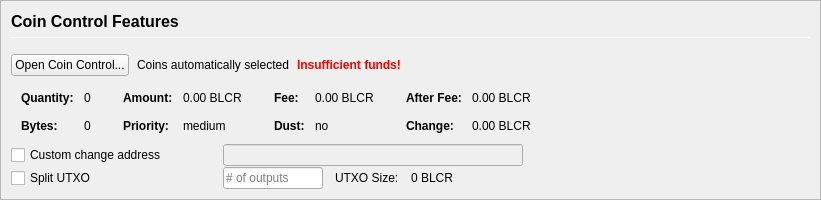
         <widget class="QFrame" name="frameCoinControl">
          <property name="sizePolicy">
           <sizepolicy hsizetype="Expanding" vsizetype="Expanding">
            <horstretch>0</horstretch>
            <verstretch>0</verstretch>
           </sizepolicy>
          </property>
          <property name="maximumSize">
           <size>
            <width>16777215</width>
            <height>16777215</height>
           </size>
          </property>
          <property name="frameShape">
           <enum>QFrame::StyledPanel</enum>
          </property>
          <property name="frameShadow">
           <enum>QFrame::Sunken</enum>
          </property>
          <layout class="QVBoxLayout" name="verticalLayoutCoinControl2">
           <property name="spacing">
            <number>0</number>
           </property>
           <property name="leftMargin">
            <number>0</number>
           </property>
           <property name="topMargin">
            <number>0</number>
           </property>
           <property name="rightMargin">
            <number>0</number>
           </property>
           <property name="bottomMargin">
            <number>0</number>
           </property>
           <item>
            <widget class="QFrame" name="frameCoinControl_BG">
             <layout class="QVBoxLayout" name="verticalLayoutCoinControl" stretch="0,0,0,0,0,0">
              <property name="spacing">
               <number>1</number>
              </property>
              <property name="leftMargin">
               <number>10</number>
              </property>
              <property name="topMargin">
               <number>10</number>
              </property>
              <item>
               <layout class="QHBoxLayout" name="horizontalLayoutCoinControl1">
                <property name="bottomMargin">
                 <number>15</number>
                </property>
                <item>
                 <layout class="QVBoxLayout" name="verticalLayout_3">
                  <property name="spacing">
                   <number>6</number>
                  </property>
                  <item>
                   <widget class="QLabel" name="labelCoinControlFeatures">
                    <property name="sizePolicy">
                     <sizepolicy hsizetype="Preferred" vsizetype="Maximum">
                      <horstretch>0</horstretch>
                      <verstretch>0</verstretch>
                     </sizepolicy>
                    </property>
                    <property name="minimumSize">
                     <size>
                      <width>0</width>
                      <height>20</height>
                     </size>
                    </property>
                    <property name="font">
                     <font>
                      <pointsize>12</pointsize>
                      <weight>75</weight>
                      <bold>true</bold>
                     </font>
                    </property>
                    <property name="styleSheet">
                     <string notr="true">font-weight:bold;</string>
                    </property>
                    <property name="text">
                     <string>Coin Control Features</string>
                    </property>
                   </widget>
                  </item>
                  <item>
                   <widget class="Line" name="line">
                    <property name="minimumSize">
                     <size>
                      <width>0</width>
                      <height>1</height>
                     </size>
                    </property>
                    <property name="maximumSize">
                     <size>
                      <width>16777215</width>
                      <height>1</height>
                     </size>
                    </property>
                    <property name="orientation">
                     <enum>Qt::Horizontal</enum>
                    </property>
                   </widget>
                  </item>
                 </layout>
                </item>
               </layout>
              </item>
              <item>
               <layout class="QHBoxLayout" name="horizontalLayoutCoinControl2" stretch="0,0,0,0">
                <property name="spacing">
                 <number>8</number>
                </property>
                <property name="bottomMargin">
                 <number>10</number>
                </property>
                <item>
                 <widget class="QPushButton" name="pushButtonCoinControl">
                  <property name="styleSheet">
                   <string notr="true"/>
                  </property>
                  <property name="text">
                   <string>Open Coin Control...</string>
                  </property>
                  <property name="autoDefault">
                   <bool>false</bool>
                  </property>
                 </widget>
                </item>
                <item>
                 <widget class="QLabel" name="labelCoinControlAutomaticallySelected">
                  <property name="text">
                   <string>Coins automatically selected</string>
                  </property>
                  <property name="margin">
                   <number>5</number>
                  </property>
                 </widget>
                </item>
                <item>
                 <widget class="QLabel" name="labelCoinControlInsuffFunds">
                  <property name="font">
                   <font>
                    <weight>75</weight>
                    <bold>true</bold>
                   </font>
                  </property>
                  <property name="styleSheet">
                   <string notr="true">color:red;font-weight:bold;</string>
                  </property>
                  <property name="text">
                   <string>Insufficient funds!</string>
                  </property>
                  <property name="margin">
                   <number>5</number>
                  </property>
                 </widget>
                </item>
                <item>
                 <spacer name="horizontalSpacerCoinControl">
                  <property name="orientation">
                   <enum>Qt::Horizontal</enum>
                  </property>
                  <property name="sizeHint" stdset="0">
                   <size>
                    <width>40</width>
                    <height>1</height>
                   </size>
                  </property>
                 </spacer>
                </item>
               </layout>
              </item>
              <item>
               <widget class="QWidget" name="widgetCoinControl" native="true">
                <property name="sizePolicy">
                 <sizepolicy hsizetype="Preferred" vsizetype="Preferred">
                  <horstretch>0</horstretch>
                  <verstretch>0</verstretch>
                 </sizepolicy>
                </property>
                <property name="minimumSize">
                 <size>
                  <width>0</width>
                  <height>0</height>
                 </size>
                </property>
                <property name="styleSheet">
                 <string notr="true"/>
                </property>
                <layout class="QHBoxLayout" name="horizontalLayoutCoinControl5">
                 <property name="leftMargin">
                  <number>0</number>
                 </property>
                 <property name="topMargin">
                  <number>0</number>
                 </property>
                 <property name="rightMargin">
                  <number>0</number>
                 </property>
                 <property name="bottomMargin">
                  <number>0</number>
                 </property>
                 <item>
                  <layout class="QHBoxLayout" name="horizontalLayoutCoinControl3" stretch="0,0,0,1">
                   <property name="spacing">
                    <number>20</number>
                   </property>
                   <property name="topMargin">
                    <number>0</number>
                   </property>
                   <property name="bottomMargin">
                    <number>10</number>
                   </property>
                   <item>
                    <layout class="QFormLayout" name="formLayoutCoinControl1">
                     <property name="horizontalSpacing">
                      <number>10</number>
                     </property>
                     <property name="verticalSpacing">
                      <number>14</number>
                     </property>
                     <property name="leftMargin">
                      <number>10</number>
                     </property>
                     <property name="topMargin">
                      <number>4</number>
                     </property>
                     <property name="rightMargin">
                      <number>6</number>
                     </property>
                     <item row="0" column="0">
                      <widget class="QLabel" name="labelCoinControlQuantityText">
                       <property name="font">
                        <font>
                         <weight>75</weight>
                         <bold>true</bold>
                        </font>
                       </property>
                       <property name="text">
                        <string>Quantity:</string>
                       </property>
                       <property name="margin">
                        <number>0</number>
                       </property>
                      </widget>
                     </item>
                     <item row="0" column="1">
                      <widget class="QLabel" name="labelCoinControlQuantity">
                       <property name="cursor">
                        <cursorShape>IBeamCursor</cursorShape>
                       </property>
                       <property name="contextMenuPolicy">
                        <enum>Qt::ActionsContextMenu</enum>
                       </property>
                       <property name="text">
                        <string notr="true">0</string>
                       </property>
                       <property name="margin">
                        <number>0</number>
                       </property>
                       <property name="textInteractionFlags">
                        <set>Qt::LinksAccessibleByMouse|Qt::TextSelectableByKeyboard|Qt::TextSelectableByMouse</set>
                       </property>
                      </widget>
                     </item>
                     <item row="1" column="0">
                      <widget class="QLabel" name="labelCoinControlBytesText">
                       <property name="font">
                        <font>
                         <weight>75</weight>
                         <bold>true</bold>
                        </font>
                       </property>
                       <property name="text">
                        <string>Bytes:</string>
                       </property>
                      </widget>
                     </item>
                     <item row="1" column="1">
                      <widget class="QLabel" name="labelCoinControlBytes">
                       <property name="cursor">
                        <cursorShape>IBeamCursor</cursorShape>
                       </property>
                       <property name="contextMenuPolicy">
                        <enum>Qt::ActionsContextMenu</enum>
                       </property>
                       <property name="text">
                        <string notr="true">0</string>
                       </property>
                       <property name="textInteractionFlags">
                        <set>Qt::LinksAccessibleByMouse|Qt::TextSelectableByKeyboard|Qt::TextSelectableByMouse</set>
                       </property>
                      </widget>
                     </item>
                    </layout>
                   </item>
                   <item>
                    <layout class="QFormLayout" name="formLayoutCoinControl2">
                     <property name="horizontalSpacing">
                      <number>10</number>
                     </property>
                     <property name="verticalSpacing">
                      <number>14</number>
                     </property>
                     <property name="leftMargin">
                      <number>6</number>
                     </property>
                     <property name="topMargin">
                      <number>4</number>
                     </property>
                     <property name="rightMargin">
                      <number>6</number>
                     </property>
                     <item row="0" column="0">
                      <widget class="QLabel" name="labelCoinControlAmountText">
                       <property name="font">
                        <font>
                         <weight>75</weight>
                         <bold>true</bold>
                        </font>
                       </property>
                       <property name="text">
                        <string>Amount:</string>
                       </property>
                       <property name="margin">
                        <number>0</number>
                       </property>
                      </widget>
                     </item>
                     <item row="0" column="1">
                      <widget class="QLabel" name="labelCoinControlAmount">
                       <property name="cursor">
                        <cursorShape>IBeamCursor</cursorShape>
                       </property>
                       <property name="contextMenuPolicy">
                        <enum>Qt::ActionsContextMenu</enum>
                       </property>
                       <property name="text">
                        <string notr="true">0.00 BLCR</string>
                       </property>
                       <property name="textInteractionFlags">
                        <set>Qt::LinksAccessibleByMouse|Qt::TextSelectableByKeyboard|Qt::TextSelectableByMouse</set>
                       </property>
                      </widget>
                     </item>
                     <item row="1" column="0">
                      <widget class="QLabel" name="labelCoinControlPriorityText">
                       <property name="font">
                        <font>
                         <weight>75</weight>
                         <bold>true</bold>
                        </font>
                       </property>
                       <property name="text">
                        <string>Priority:</string>
                       </property>
                      </widget>
                     </item>
                     <item row="1" column="1">
                      <widget class="QLabel" name="labelCoinControlPriority">
                       <property name="cursor">
                        <cursorShape>IBeamCursor</cursorShape>
                       </property>
                       <property name="contextMenuPolicy">
                        <enum>Qt::ActionsContextMenu</enum>
                       </property>
                       <property name="text">
                        <string>medium</string>
                       </property>
                       <property name="textInteractionFlags">
                        <set>Qt::LinksAccessibleByMouse|Qt::TextSelectableByKeyboard|Qt::TextSelectableByMouse</set>
                       </property>
                      </widget>
                     </item>
                    </layout>
                   </item>
                   <item>
                    <layout class="QFormLayout" name="formLayoutCoinControl3">
                     <property name="horizontalSpacing">
                      <number>10</number>
                     </property>
                     <property name="verticalSpacing">
                      <number>14</number>
                     </property>
                     <property name="leftMargin">
                      <number>6</number>
                     </property>
                     <property name="topMargin">
                      <number>4</number>
                     </property>
                     <property name="rightMargin">
                      <number>6</number>
                     </property>
                     <item row="0" column="0">
                      <widget class="QLabel" name="labelCoinControlFeeText">
                       <property name="font">
                        <font>
                         <weight>75</weight>
                         <bold>true</bold>
                        </font>
                       </property>
                       <property name="text">
                        <string>Fee:</string>
                       </property>
                       <property name="margin">
                        <number>0</number>
                       </property>
                      </widget>
                     </item>
                     <item row="0" column="1">
                      <widget class="QLabel" name="labelCoinControlFee">
                       <property name="cursor">
                        <cursorShape>IBeamCursor</cursorShape>
                       </property>
                       <property name="contextMenuPolicy">
                        <enum>Qt::ActionsContextMenu</enum>
                       </property>
                       <property name="text">
                        <string notr="true">0.00 BLCR</string>
                       </property>
                       <property name="textInteractionFlags">
                        <set>Qt::LinksAccessibleByMouse|Qt::TextSelectableByKeyboard|Qt::TextSelectableByMouse</set>
                       </property>
                      </widget>
                     </item>
                     <item row="1" column="0">
                      <widget class="QLabel" name="labelCoinControlLowOutputText">
                       <property name="font">
                        <font>
                         <weight>75</weight>
                         <bold>true</bold>
                        </font>
                       </property>
                       <property name="text">
                        <string>Dust:</string>
                       </property>
                      </widget>
                     </item>
                     <item row="1" column="1">
                      <widget class="QLabel" name="labelCoinControlLowOutput">
                       <property name="cursor">
                        <cursorShape>IBeamCursor</cursorShape>
                       </property>
                       <property name="contextMenuPolicy">
                        <enum>Qt::ActionsContextMenu</enum>
                       </property>
                       <property name="text">
                        <string>no</string>
                       </property>
                       <property name="textInteractionFlags">
                        <set>Qt::LinksAccessibleByMouse|Qt::TextSelectableByKeyboard|Qt::TextSelectableByMouse</set>
                       </property>
                      </widget>
                     </item>
                    </layout>
                   </item>
                   <item>
                    <layout class="QFormLayout" name="formLayoutCoinControl4">
                     <property name="horizontalSpacing">
                      <number>10</number>
                     </property>
                     <property name="verticalSpacing">
                      <number>14</number>
                     </property>
                     <property name="leftMargin">
                      <number>6</number>
                     </property>
                     <property name="topMargin">
                      <number>4</number>
                     </property>
                     <property name="rightMargin">
                      <number>6</number>
                     </property>
                     <item row="0" column="0">
                      <widget class="QLabel" name="labelCoinControlAfterFeeText">
                       <property name="font">
                        <font>
                         <weight>75</weight>
                         <bold>true</bold>
                        </font>
                       </property>
                       <property name="text">
                        <string>After Fee:</string>
                       </property>
                       <property name="margin">
                        <number>0</number>
                       </property>
                      </widget>
                     </item>
                     <item row="0" column="1">
                      <widget class="QLabel" name="labelCoinControlAfterFee">
                       <property name="cursor">
                        <cursorShape>IBeamCursor</cursorShape>
                       </property>
                       <property name="contextMenuPolicy">
                        <enum>Qt::ActionsContextMenu</enum>
                       </property>
                       <property name="text">
                        <string notr="true">0.00 BLCR</string>
                       </property>
                       <property name="textInteractionFlags">
                        <set>Qt::LinksAccessibleByMouse|Qt::TextSelectableByKeyboard|Qt::TextSelectableByMouse</set>
                       </property>
                      </widget>
                     </item>
                     <item row="1" column="0">
                      <widget class="QLabel" name="labelCoinControlChangeText">
                       <property name="font">
                        <font>
                         <weight>75</weight>
                         <bold>true</bold>
                        </font>
                       </property>
                       <property name="text">
                        <string>Change:</string>
                       </property>
                      </widget>
                     </item>
                     <item row="1" column="1">
                      <widget class="QLabel" name="labelCoinControlChange">
                       <property name="cursor">
                        <cursorShape>IBeamCursor</cursorShape>
                       </property>
                       <property name="contextMenuPolicy">
                        <enum>Qt::ActionsContextMenu</enum>
                       </property>
                       <property name="text">
                        <string notr="true">0.00 BLCR</string>
                       </property>
                       <property name="textInteractionFlags">
                        <set>Qt::LinksAccessibleByMouse|Qt::TextSelectableByKeyboard|Qt::TextSelectableByMouse</set>
                       </property>
                      </widget>
                     </item>
                    </layout>
                   </item>
                  </layout>
                 </item>
                </layout>
               </widget>
              </item>
              <item>
               <layout class="QHBoxLayout" name="horizontalLayoutCoinControl4">
                <property name="spacing">
                 <number>12</number>
                </property>
                <property name="sizeConstraint">
                 <enum>QLayout::SetDefaultConstraint</enum>
                </property>
                <property name="topMargin">
                 <number>0</number>
                </property>
                <property name="rightMargin">
                 <number>0</number>
                </property>
                <item>
                 <widget class="QCheckBox" name="checkBoxCoinControlChange">
                  <property name="sizePolicy">
                   <sizepolicy hsizetype="Preferred" vsizetype="Preferred">
                    <horstretch>0</horstretch>
                    <verstretch>0</verstretch>
                   </sizepolicy>
                  </property>
                  <property name="minimumSize">
                   <size>
                    <width>200</width>
                    <height>0</height>
                   </size>
                  </property>
                  <property name="maximumSize">
                   <size>
                    <width>200</width>
                    <height>16777215</height>
                   </size>
                  </property>
                  <property name="toolTip">
                   <string>If this is activated, but the change address is empty or invalid, change will be sent to a newly generated address.</string>
                  </property>
                  <property name="text">
                   <string>Custom change address</string>
                  </property>
                 </widget>
                </item>
                <item>
                 <widget class="QValidatedLineEdit" name="lineEditCoinControlChange">
                  <property name="enabled">
                   <bool>false</bool>
                  </property>
                  <property name="sizePolicy">
                   <sizepolicy hsizetype="Preferred" vsizetype="Preferred">
                    <horstretch>0</horstretch>
                    <verstretch>0</verstretch>
                   </sizepolicy>
                  </property>
                  <property name="minimumSize">
                   <size>
                    <width>300</width>
                    <height>0</height>
                   </size>
                  </property>
                 </widget>
                </item>
                <item>
                 <widget class="QLabel" name="labelCoinControlChangeLabel">
                  <property name="sizePolicy">
                   <sizepolicy hsizetype="Preferred" vsizetype="Preferred">
                    <horstretch>0</horstretch>
                    <verstretch>0</verstretch>
                   </sizepolicy>
                  </property>
                  <property name="minimumSize">
                   <size>
                    <width>100</width>
                    <height>0</height>
                   </size>
                  </property>
                  <property name="text">
                   <string/>
                  </property>
                  <property name="margin">
                   <number>3</number>
                  </property>
                 </widget>
                </item>
               </layout>
              </item>
              <item>
               <layout class="QHBoxLayout" name="horizontalLayoutCoinControl6">
                <property name="spacing">
                 <number>12</number>
                </property>
                <property name="rightMargin">
                 <number>0</number>
                </property>
                <item>
                 <widget class="QCheckBox" name="splitBlockCheckBox">
                  <property name="sizePolicy">
                   <sizepolicy hsizetype="Preferred" vsizetype="Preferred">
                    <horstretch>0</horstretch>
                    <verstretch>0</verstretch>
                   </sizepolicy>
                  </property>
                  <property name="minimumSize">
                   <size>
                    <width>200</width>
                    <height>0</height>
                   </size>
                  </property>
                  <property name="maximumSize">
                   <size>
                    <width>200</width>
                    <height>16777215</height>
                   </size>
                  </property>
                  <property name="text">
                   <string>Split UTXO</string>
                  </property>
                 </widget>
                </item>
                <item>
                 <widget class="QLineEdit" name="splitBlockLineEdit">
                  <property name="sizePolicy">
                   <sizepolicy hsizetype="Preferred" vsizetype="Preferred">
                    <horstretch>50</horstretch>
                    <verstretch>0</verstretch>
                   </sizepolicy>
                  </property>
                  <property name="minimumSize">
                   <size>
                    <width>100</width>
                    <height>0</height>
                   </size>
                  </property>
                  <property name="maximumSize">
                   <size>
                    <width>100</width>
                    <height>16777215</height>
                   </size>
                  </property>
                  <property name="placeholderText">
                   <string># of outputs</string>
                  </property>
                 </widget>
                </item>
                <item>
                 <widget class="QLabel" name="labelBlockSizeText">
                  <property name="text">
                   <string>UTXO Size:</string>
                  </property>
                 </widget>
                </item>
                <item>
                 <widget class="QLabel" name="labelBlockSize">
                  <property name="text">
                   <string>0 BLCR</string>
                  </property>
                 </widget>
                </item>
                <item>
                 <spacer name="horizontalSpacer_7">
                  <property name="orientation">
                   <enum>Qt::Horizontal</enum>
                  </property>
                  <property name="sizeHint" stdset="0">
                   <size>
                    <width>40</width>
                    <height>20</height>
                   </size>
                  </property>
                 </spacer>
                </item>
               </layout>
              </item>
              <item>
               <spacer name="verticalSpacerCoinControl">
                <property name="orientation">
                 <enum>Qt::Vertical</enum>
                </property>
                <property name="sizeHint" stdset="0">
                 <size>
                  <width>800</width>
                  <height>1</height>
                 </size>
                </property>
               </spacer>
              </item>
             </layout>
            </widget>
           </item>
          </layout>
         </widget>
